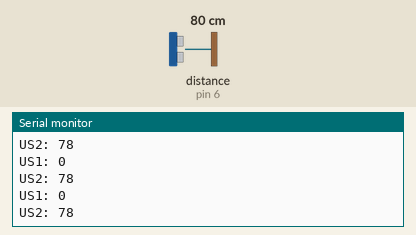
The sketch below on a simulated Arduino Uno, built with avr-gcc and run on an emulated ATmega328P. On the bench: the last lines printed to the serial monitor. Wiring (inferred from the names in the program): ultrasonic range finder: trigger pin 7; echo pin 6. The inputs (shaded band) are chosen by the test bench; at power-on: distance to the obstacle (sensor on pin 6) 80 cm. The echo pulse lasts 58.3 µs per cm.

Above: at 1.2 s.
1.3 s: distance to the obstacle (sensor on pin 6) set to 2 cm
At 2.0 s:
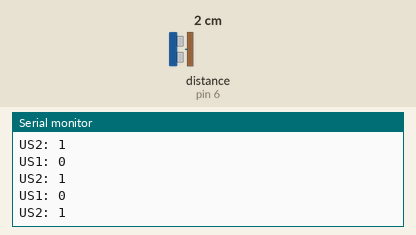
4.3 s: distance to the obstacle (sensor on pin 6) set to 4 cm
At 5.1 s:
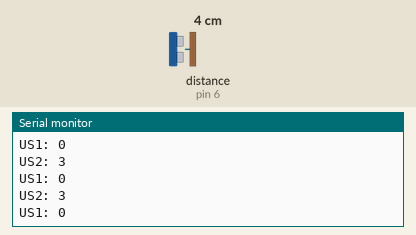
Timing chart, 0 to 7.3 s (numbered marks = the images above; inputs shaded):
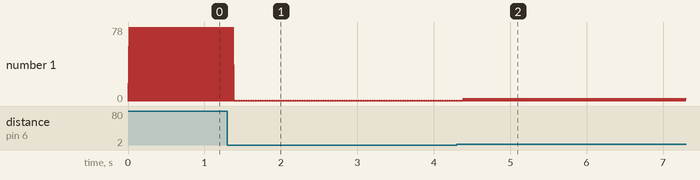

The sketch:

sensor_readings.ino
```cpp
// //Analog:
const int ldr_pn = A0;
const int hall_pn = A1;
const int ir1_pn = A4; // short range
const int ir2_pn = A5; // long range
// //Digital:
const int button_pn=2;
const int l0_pn=3; //left
const int l1_pn=4; //right
const int l2_pn=5; //far right (for juntion counting)
// const int us1E_pn=6; // yellow wire
// const int us1T_pn=7; // green wire
const int us2E_pn=6; // yellow
const int us2T_pn=7; // green
const int ledG_pn=8;
const int ledA_pn=9;
const int ledR_pn=10;
// const int servo1_pn=11;

// int motor_speed = 250;

// // Sensor Values
int ldr, l0, l1, l2, l3, ir1, ir2, hall, push;
int us1_distance, us2_distance;
float ir1_avg, ir2_avg;

void us_measure()
{
  // digitalWrite(us1T_pn, LOW);
  digitalWrite(us2T_pn, LOW);
  delayMicroseconds(2);
  // Sets the trigPin HIGH (ACTIVE) for 10 microseconds
  // digitalWrite(us1T_pn, HIGH);
  digitalWrite(us2T_pn, HIGH);
  delayMicroseconds(10);
  // digitalWrite(us1T_pn, LOW);
  digitalWrite(us2T_pn, LOW);
  // Reads the echoPin, returns the sound wave travel time in microseconds
  // float us1_duration = pulseIn(us1E_pn, HIGH);
  float us2_duration = pulseIn(us2E_pn, HIGH);
  // get distance values(*v_sound /2)
  // us1_distance= us1_duration * 0.017;
  us2_distance= us2_duration * 0.017;
}

// void sensor_read()
// {
//   // light/line sensors:
//   ldr = analogRead(ldr_pn);
//   hall = analogRead(hall_pn);
//   ir1 = analogRead(ir1_pn);
//   ir2 = analogRead(ir2_pn);
//   l0 = digitalRead(l0_pn);
//   l1 = digitalRead(l1_pn);
//   l2 = digitalRead(l2_pn);
//   // l3 = digitalRead(l3_pn);
//   us1_distance = us_measure(us1T_pn, us1E_pn);
//   us2_distance = us_measure(us2T_pn, us2E_pn);

//   // // calculate averages for distance readings
//   // ir1_avg = moving_avg(ir1);
//   // ir2_avg = moving_avg(ir2);
//   // us1_avg = moving_avg(us1_distance);
//   // us2_avg = moving_avg(us2_distance);

// };

void setup(){
  Serial.begin(9600);
  // pinMode(ir1_pn, INPUT);
  // pinMode(us1E_pn, INPUT);
  // pinMode(us1T_pn, OUTPUT);

  pinMode(us2E_pn, INPUT);
  pinMode(us2T_pn, OUTPUT);

}

void loop(){
  // Serial.println("Test");
  us_measure();
  Serial.print("US1: ");
  Serial.println(us1_distance);
  Serial.print("US2: ");
  Serial.println(us2_distance);
}
```

Measured:
- after the input at 1.3 s, the serial monitor: prints a new line after 0.09 s (image 1)
- after the input at 4.3 s, the serial monitor: prints a new line after 0.09 s (image 2)
- plotted number 1: 0 → 3 after the input at 4.3 s
